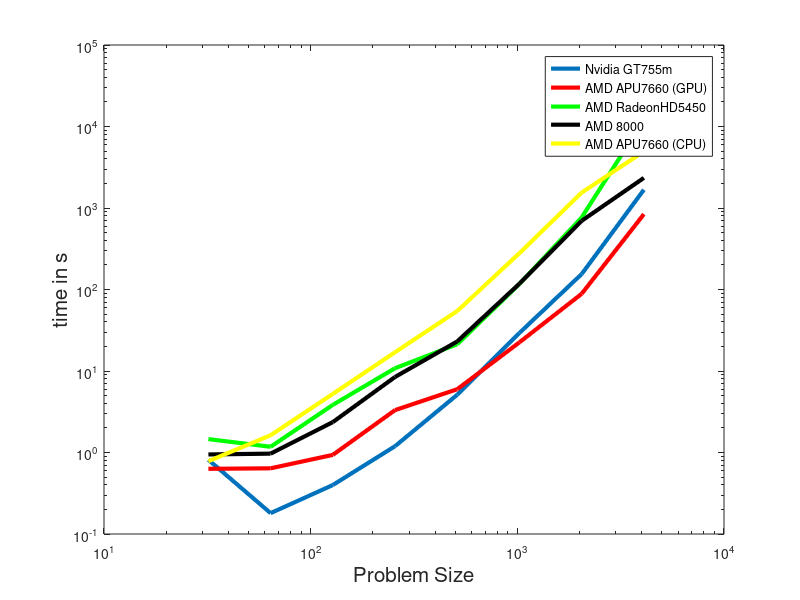
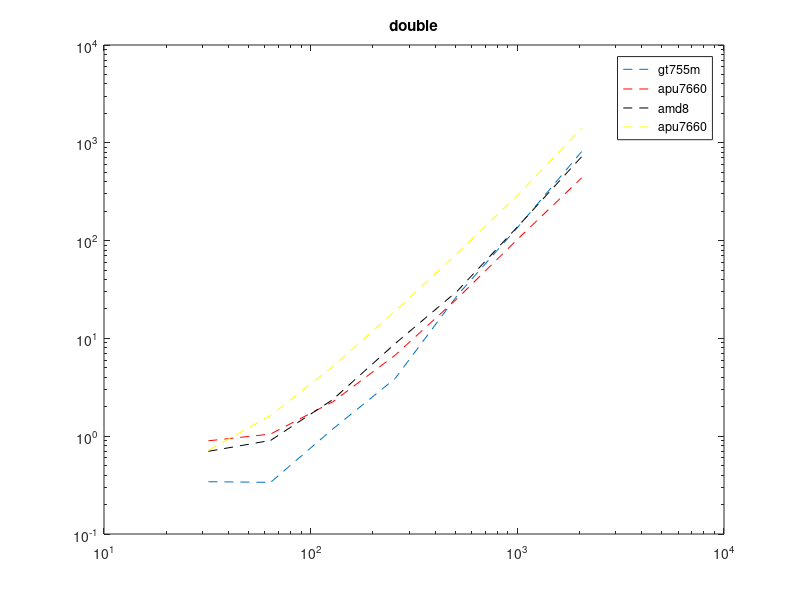

Recreate these plots in MATLAB, in order.
clear all;
%time in s
gt755m=[813.948975,180.307007,398.890991,1194.365967,5113.804199,29320.984375,154696.953125,1675567.000000]/1000;
apu7660=[630.838989,639.737000,934.677979,3312.325928,5976.629883,22480.279297,88562.703125,840320.687500]/1000;
radeonhd5450=[1459.677979,1175.531006,3839.747070,10815.346680,21306.988281,116964.515625,765088.750000,12063413.000000]/1000;
size=32*2.^[0:7];
figure(1)
line=3;
loglog(size,gt755m,'linewidth',line);
hold on;
loglog(size,apu7660,'r','linewidth',line);
loglog(size,radeonhd5450,'g','linewidth',line);
%cpu
amd8=[946.333984,968.213989,2360.277100,8446.308594,23045.878906,117967.656250,696307.500000,2341350.750000]/1000;
apu7660=[782.661987,1626.937012,5233.705078,16983.244141,54459.621094,279185.625000,1543769.250000,4946487.500000]/1000;
size=32*2.^[0:7];
loglog(size,amd8,'k','linewidth',line);
loglog(size,apu7660,'y','linewidth',line);
%title('single');
h=xlabel('Problem Size');
set(h,'FontSize',15);
h=ylabel('time in s');
set(h,'FontSize',15);
legend('Nvidia GT755m','AMD APU7660 (GPU)','AMD RadeonHD5450','AMD 8000','AMD APU7660 (CPU)');
%double
figure(2)
gt755md=[342.476000,337.440000,1186.071000,3878.008000,27473.386000,143513.373000,813040.807000]/1000;
apu7660d=[897.371000,1052.017000,2249.200000,6720.656000,25592.151000,107837.442000,438550.872000]/1000;
size=32*2.^[0:6];
loglog(size,gt755md,'--');
hold on;
loglog(size,apu7660d,'r--');
%cpu
amd8d=[700.595000,905.653000,2370.888000,8831.104000,30443.549000,145436.509000, 722079.493000]/1000;
apu7660d=[717.829000,1633.183000,5164.183000,19035.183000,74297.971000,304890.835000,1419023.325000]/1000;
size=32*2.^[0:6];
loglog(size,amd8d,'k--');
loglog(size,apu7660d,'y--');
title('double');
legend('gt755m','apu7660','amd8','apu7660');